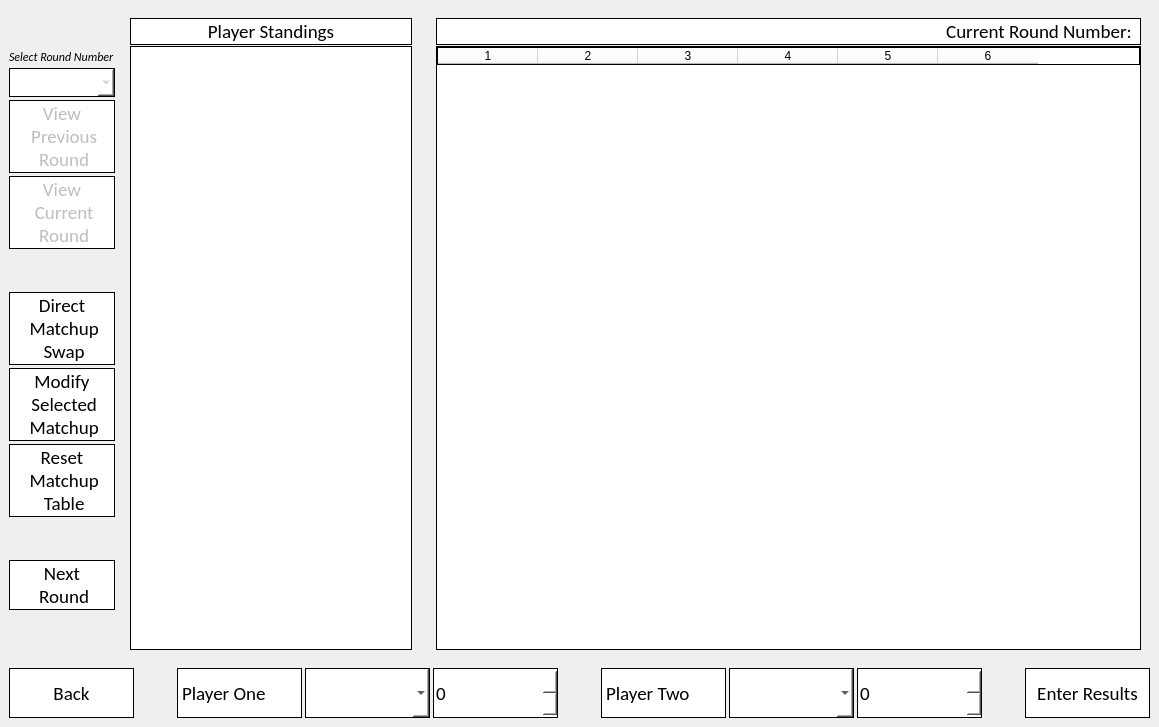
          <widget class="QWidget" name="matchupsPage">
           <layout class="QVBoxLayout" name="verticalLayout_6">
            <property name="spacing">
             <number>0</number>
            </property>
            <property name="leftMargin">
             <number>0</number>
            </property>
            <property name="topMargin">
             <number>0</number>
            </property>
            <property name="rightMargin">
             <number>0</number>
            </property>
            <property name="bottomMargin">
             <number>0</number>
            </property>
            <item>
             <widget class="QWidget" name="matchupsUpperWidget" native="true">
              <property name="minimumSize">
               <size>
                <width>100</width>
                <height>0</height>
               </size>
              </property>
              <layout class="QHBoxLayout" name="horizontalLayout_8">
               <item>
                <widget class="QWidget" name="matchupsSidebarWidget" native="true">
                 <property name="minimumSize">
                  <size>
                   <width>100</width>
                   <height>370</height>
                  </size>
                 </property>
                 <layout class="QVBoxLayout" name="verticalLayout_8">
                  <property name="spacing">
                   <number>3</number>
                  </property>
                  <property name="leftMargin">
                   <number>0</number>
                  </property>
                  <property name="topMargin">
                   <number>0</number>
                  </property>
                  <property name="rightMargin">
                   <number>0</number>
                  </property>
                  <property name="bottomMargin">
                   <number>0</number>
                  </property>
                  <item>
                   <widget class="QWidget" name="matchupsRoundWidget" native="true">
                    <property name="minimumSize">
                     <size>
                      <width>100</width>
                      <height>0</height>
                     </size>
                    </property>
                    <layout class="QVBoxLayout" name="verticalLayout_9">
                     <property name="spacing">
                      <number>3</number>
                     </property>
                     <property name="leftMargin">
                      <number>0</number>
                     </property>
                     <property name="topMargin">
                      <number>0</number>
                     </property>
                     <property name="rightMargin">
                      <number>0</number>
                     </property>
                     <property name="bottomMargin">
                      <number>0</number>
                     </property>
                     <item>
                      <spacer name="verticalSpacer_6">
                       <property name="orientation">
                        <enum>Qt::Vertical</enum>
                       </property>
                       <property name="sizeHint" stdset="0">
                        <size>
                         <width>20</width>
                         <height>40</height>
                        </size>
                       </property>
                      </spacer>
                     </item>
                     <item>
                      <widget class="QLabel" name="label">
                       <property name="minimumSize">
                        <size>
                         <width>100</width>
                         <height>13</height>
                        </size>
                       </property>
                       <property name="font">
                        <font>
                         <family>Calibri</family>
                         <italic>true</italic>
                        </font>
                       </property>
                       <property name="text">
                        <string>Select Round Number</string>
                       </property>
                      </widget>
                     </item>
                     <item>
                      <widget class="QComboBox" name="matchupsRoundNumberComboBox">
                       <property name="enabled">
                        <bool>false</bool>
                       </property>
                       <property name="minimumSize">
                        <size>
                         <width>100</width>
                         <height>27</height>
                        </size>
                       </property>
                       <property name="font">
                        <font>
                         <family>Calibri</family>
                         <pointsize>14</pointsize>
                        </font>
                       </property>
                       <property name="styleSheet">
                        <string notr="true">border: 1px solid; background:white;</string>
                       </property>
                      </widget>
                     </item>
                     <item>
                      <widget class="QPushButton" name="matchupsPreviousRoundButton">
                       <property name="enabled">
                        <bool>false</bool>
                       </property>
                       <property name="minimumSize">
                        <size>
                         <width>82</width>
                         <height>71</height>
                        </size>
                       </property>
                       <property name="font">
                        <font>
                         <family>Calibri</family>
                         <pointsize>14</pointsize>
                        </font>
                       </property>
                       <property name="styleSheet">
                        <string notr="true">border: 1px solid; background:white;</string>
                       </property>
                       <property name="text">
                        <string>View
 Previous
 Round</string>
                       </property>
                      </widget>
                     </item>
                     <item>
                      <widget class="QPushButton" name="matchupsCurrentRoundButton">
                       <property name="enabled">
                        <bool>false</bool>
                       </property>
                       <property name="minimumSize">
                        <size>
                         <width>82</width>
                         <height>71</height>
                        </size>
                       </property>
                       <property name="font">
                        <font>
                         <family>Calibri</family>
                         <pointsize>14</pointsize>
                        </font>
                       </property>
                       <property name="styleSheet">
                        <string notr="true">border: 1px solid; background:white;</string>
                       </property>
                       <property name="text">
                        <string>View
 Current
 Round</string>
                       </property>
                      </widget>
                     </item>
                    </layout>
                   </widget>
                  </item>
                  <item>
                   <spacer name="verticalSpacer_5">
                    <property name="orientation">
                     <enum>Qt::Vertical</enum>
                    </property>
                    <property name="sizeHint" stdset="0">
                     <size>
                      <width>20</width>
                      <height>40</height>
                     </size>
                    </property>
                   </spacer>
                  </item>
                  <item>
                   <widget class="QPushButton" name="matchupsDirectMatchupSwapButton">
                    <property name="font">
                     <font>
                      <family>Calibri</family>
                      <pointsize>14</pointsize>
                     </font>
                    </property>
                    <property name="toolTip">
                     <string>Set a Specific Matchup</string>
                    </property>
                    <property name="styleSheet">
                     <string notr="true">border: 1px solid; background:white;</string>
                    </property>
                    <property name="text">
                     <string>Direct
 Matchup
 Swap</string>
                    </property>
                   </widget>
                  </item>
                  <item>
                   <widget class="QPushButton" name="matchupsModifyMatchupsButton">
                    <property name="minimumSize">
                     <size>
                      <width>100</width>
                      <height>71</height>
                     </size>
                    </property>
                    <property name="font">
                     <font>
                      <family>Calibri</family>
                      <pointsize>14</pointsize>
                     </font>
                    </property>
                    <property name="toolTip">
                     <string>Change Matchup to Closest Alternative</string>
                    </property>
                    <property name="styleSheet">
                     <string notr="true">border: 1px solid; background:white;</string>
                    </property>
                    <property name="text">
                     <string>Modify
 Selected
 Matchup</string>
                    </property>
                    <property name="autoRepeat">
                     <bool>false</bool>
                    </property>
                    <property name="autoExclusive">
                     <bool>false</bool>
                    </property>
                   </widget>
                  </item>
                  <item>
                   <widget class="QPushButton" name="matchupsResetMatchupTable">
                    <property name="font">
                     <font>
                      <family>Calibri</family>
                      <pointsize>14</pointsize>
                     </font>
                    </property>
                    <property name="toolTip">
                     <string>Reset Matchups to Original Matchups</string>
                    </property>
                    <property name="styleSheet">
                     <string notr="true">border: 1px solid; background:white;</string>
                    </property>
                    <property name="text">
                     <string>Reset
 Matchup
 Table</string>
                    </property>
                   </widget>
                  </item>
                  <item>
                   <spacer name="verticalSpacer_9">
                    <property name="orientation">
                     <enum>Qt::Vertical</enum>
                    </property>
                    <property name="sizeHint" stdset="0">
                     <size>
                      <width>20</width>
                      <height>40</height>
                     </size>
                    </property>
                   </spacer>
                  </item>
                  <item>
                   <widget class="QPushButton" name="matchupsNextRoundButton">
                    <property name="minimumSize">
                     <size>
                      <width>100</width>
                      <height>48</height>
                     </size>
                    </property>
                    <property name="font">
                     <font>
                      <family>Calibri</family>
                      <pointsize>14</pointsize>
                     </font>
                    </property>
                    <property name="toolTip">
                     <string>Proceed to the Next Round</string>
                    </property>
                    <property name="styleSheet">
                     <string notr="true">border: 1px solid; background:white;</string>
                    </property>
                    <property name="text">
                     <string>Next
 Round</string>
                    </property>
                   </widget>
                  </item>
                  <item>
                   <spacer name="verticalSpacer_4">
                    <property name="orientation">
                     <enum>Qt::Vertical</enum>
                    </property>
                    <property name="sizeHint" stdset="0">
                     <size>
                      <width>20</width>
                      <height>40</height>
                     </size>
                    </property>
                   </spacer>
                  </item>
                 </layout>
                </widget>
               </item>
               <item>
                <widget class="QWidget" name="matchupsListWidget" native="true">
                 <property name="minimumSize">
                  <size>
                   <width>220</width>
                   <height>320</height>
                  </size>
                 </property>
                 <property name="maximumSize">
                  <size>
                   <width>300</width>
                   <height>16777215</height>
                  </size>
                 </property>
                 <layout class="QVBoxLayout" name="verticalLayout_7">
                  <property name="spacing">
                   <number>1</number>
                  </property>
                  <property name="bottomMargin">
                   <number>0</number>
                  </property>
                  <item>
                   <widget class="QLabel" name="matchupsListWidgetTitleLabel">
                    <property name="minimumSize">
                     <size>
                      <width>200</width>
                      <height>25</height>
                     </size>
                    </property>
                    <property name="maximumSize">
                     <size>
                      <width>16777215</width>
                      <height>16777215</height>
                     </size>
                    </property>
                    <property name="font">
                     <font>
                      <family>Calibri</family>
                      <pointsize>14</pointsize>
                     </font>
                    </property>
                    <property name="styleSheet">
                     <string notr="true">border: 1px solid; background:white;</string>
                    </property>
                    <property name="text">
                     <string>Player Standings</string>
                    </property>
                    <property name="alignment">
                     <set>Qt::AlignCenter</set>
                    </property>
                   </widget>
                  </item>
                  <item>
                   <widget class="QListWidget" name="matchupsPlayerListWidget">
                    <property name="minimumSize">
                     <size>
                      <width>200</width>
                      <height>300</height>
                     </size>
                    </property>
                    <property name="styleSheet">
                     <string notr="true">border: 1px solid; background:white;</string>
                    </property>
                   </widget>
                  </item>
                 </layout>
                </widget>
               </item>
               <item>
                <widget class="QWidget" name="matchupsTableWidget" native="true">
                 <property name="minimumSize">
                  <size>
                   <width>320</width>
                   <height>320</height>
                  </size>
                 </property>
                 <layout class="QVBoxLayout" name="verticalLayout_10">
                  <property name="spacing">
                   <number>1</number>
                  </property>
                  <property name="bottomMargin">
                   <number>0</number>
                  </property>
                  <item>
                   <widget class="QLabel" name="matchupsCurrentRoundNumberLabel">
                    <property name="minimumSize">
                     <size>
                      <width>300</width>
                      <height>25</height>
                     </size>
                    </property>
                    <property name="font">
                     <font>
                      <family>Calibri</family>
                      <pointsize>14</pointsize>
                     </font>
                    </property>
                    <property name="styleSheet">
                     <string notr="true">border: 1px solid; background:white;</string>
                    </property>
                    <property name="text">
                     <string>Current Round Number: </string>
                    </property>
                    <property name="alignment">
                     <set>Qt::AlignRight|Qt::AlignTrailing|Qt::AlignVCenter</set>
                    </property>
                   </widget>
                  </item>
                  <item>
                   <widget class="QTableWidget" name="matchupsPlayerTableWidget">
                    <property name="minimumSize">
                     <size>
                      <width>300</width>
                      <height>300</height>
                     </size>
                    </property>
                    <property name="styleSheet">
                     <string notr="true">border: 1px solid; background:white;</string>
                    </property>
                    <property name="editTriggers">
                     <set>QAbstractItemView::NoEditTriggers</set>
                    </property>
                    <property name="columnCount">
                     <number>6</number>
                    </property>
                    <attribute name="horizontalHeaderStretchLastSection">
                     <bool>false</bool>
                    </attribute>
                    <attribute name="verticalHeaderVisible">
                     <bool>false</bool>
                    </attribute>
                    <column/>
                    <column/>
                    <column/>
                    <column/>
                    <column/>
                    <column/>
                   </widget>
                  </item>
                 </layout>
                </widget>
               </item>
              </layout>
             </widget>
            </item>
            <item>
             <widget class="QWidget" name="matchupsFooterWidget" native="true">
              <property name="minimumSize">
               <size>
                <width>1036</width>
                <height>60</height>
               </size>
              </property>
              <property name="maximumSize">
               <size>
                <width>16777215</width>
                <height>16777215</height>
               </size>
              </property>
              <layout class="QHBoxLayout" name="horizontalLayout_7">
               <property name="spacing">
                <number>3</number>
               </property>
               <item>
                <widget class="QPushButton" name="matchupsBackButton">
                 <property name="minimumSize">
                  <size>
                   <width>125</width>
                   <height>50</height>
                  </size>
                 </property>
                 <property name="maximumSize">
                  <size>
                   <width>16777215</width>
                   <height>50</height>
                  </size>
                 </property>
                 <property name="font">
                  <font>
                   <family>Calibri</family>
                   <pointsize>14</pointsize>
                  </font>
                 </property>
                 <property name="toolTip">
                  <string>Go Back to the Previous Page</string>
                 </property>
                 <property name="styleSheet">
                  <string notr="true">border: 1px solid; background:white;</string>
                 </property>
                 <property name="text">
                  <string>Back</string>
                 </property>
                </widget>
               </item>
               <item>
                <spacer name="horizontalSpacer_3">
                 <property name="orientation">
                  <enum>Qt::Horizontal</enum>
                 </property>
                 <property name="sizeHint" stdset="0">
                  <size>
                   <width>40</width>
                   <height>20</height>
                  </size>
                 </property>
                </spacer>
               </item>
               <item>
                <widget class="QLabel" name="matchupsPlayerOneNameLabel">
                 <property name="minimumSize">
                  <size>
                   <width>125</width>
                   <height>50</height>
                  </size>
                 </property>
                 <property name="maximumSize">
                  <size>
                   <width>16777215</width>
                   <height>50</height>
                  </size>
                 </property>
                 <property name="font">
                  <font>
                   <family>Calibri</family>
                   <pointsize>14</pointsize>
                  </font>
                 </property>
                 <property name="styleSheet">
                  <string notr="true">border: 1px solid; background:white;</string>
                 </property>
                 <property name="text">
                  <string>Player One</string>
                 </property>
                 <property name="alignment">
                  <set>Qt::AlignLeading|Qt::AlignLeft|Qt::AlignVCenter</set>
                 </property>
                </widget>
               </item>
               <item>
                <widget class="QComboBox" name="matchupsPlayerOneComboBox">
                 <property name="minimumSize">
                  <size>
                   <width>125</width>
                   <height>50</height>
                  </size>
                 </property>
                 <property name="maximumSize">
                  <size>
                   <width>16777215</width>
                   <height>50</height>
                  </size>
                 </property>
                 <property name="font">
                  <font>
                   <family>Calibri</family>
                   <pointsize>14</pointsize>
                  </font>
                 </property>
                 <property name="toolTip">
                  <string>Input Player One's Result</string>
                 </property>
                 <property name="styleSheet">
                  <string notr="true">border: 1px solid; background:white;</string>
                 </property>
                </widget>
               </item>
               <item>
                <widget class="QSpinBox" name="matchupsPlayerOneSpinBox">
                 <property name="minimumSize">
                  <size>
                   <width>125</width>
                   <height>50</height>
                  </size>
                 </property>
                 <property name="maximumSize">
                  <size>
                   <width>16777215</width>
                   <height>50</height>
                  </size>
                 </property>
                 <property name="font">
                  <font>
                   <family>Calibri</family>
                   <pointsize>14</pointsize>
                  </font>
                 </property>
                 <property name="toolTip">
                  <string>Input Player One's Victory Points (max 12)</string>
                 </property>
                 <property name="styleSheet">
                  <string notr="true">border: 1px solid; background:white;</string>
                 </property>
                 <property name="maximum">
                  <number>12</number>
                 </property>
                </widget>
               </item>
               <item>
                <spacer name="horizontalSpacer_4">
                 <property name="orientation">
                  <enum>Qt::Horizontal</enum>
                 </property>
                 <property name="sizeHint" stdset="0">
                  <size>
                   <width>40</width>
                   <height>20</height>
                  </size>
                 </property>
                </spacer>
               </item>
               <item>
                <widget class="QLabel" name="matchupsPlayerTwoNameLabel">
                 <property name="minimumSize">
                  <size>
                   <width>125</width>
                   <height>50</height>
                  </size>
                 </property>
                 <property name="maximumSize">
                  <size>
                   <width>16777215</width>
                   <height>50</height>
                  </size>
                 </property>
                 <property name="font">
                  <font>
                   <family>Calibri</family>
                   <pointsize>14</pointsize>
                  </font>
                 </property>
                 <property name="styleSheet">
                  <string notr="true">border: 1px solid; background:white;</string>
                 </property>
                 <property name="text">
                  <string>Player Two</string>
                 </property>
                </widget>
               </item>
               <item>
                <widget class="QComboBox" name="matchupsPlayerTwoComboBox">
                 <property name="minimumSize">
                  <size>
                   <width>125</width>
                   <height>50</height>
                  </size>
                 </property>
                 <property name="maximumSize">
                  <size>
                   <width>16777215</width>
                   <height>50</height>
                  </size>
                 </property>
                 <property name="font">
                  <font>
                   <family>Calibri</family>
                   <pointsize>14</pointsize>
                  </font>
                 </property>
                 <property name="toolTip">
                  <string>Input Player Two's Result</string>
                 </property>
                 <property name="styleSheet">
                  <string notr="true">border: 1px solid; background:white;</string>
                 </property>
                </widget>
               </item>
               <item>
                <widget class="QSpinBox" name="matchupsPlayerTwoSpinBox">
                 <property name="minimumSize">
                  <size>
                   <width>125</width>
                   <height>50</height>
                  </size>
                 </property>
                 <property name="maximumSize">
                  <size>
                   <width>16777215</width>
                   <height>50</height>
                  </size>
                 </property>
                 <property name="font">
                  <font>
                   <family>Calibri</family>
                   <pointsize>14</pointsize>
                  </font>
                 </property>
                 <property name="toolTip">
                  <string>Input Player Two's Victory Points (max 12)</string>
                 </property>
                 <property name="styleSheet">
                  <string notr="true">border: 1px solid; background:white;</string>
                 </property>
                 <property name="maximum">
                  <number>12</number>
                 </property>
                </widget>
               </item>
               <item>
                <spacer name="horizontalSpacer_5">
                 <property name="orientation">
                  <enum>Qt::Horizontal</enum>
                 </property>
                 <property name="sizeHint" stdset="0">
                  <size>
                   <width>40</width>
                   <height>20</height>
                  </size>
                 </property>
                </spacer>
               </item>
               <item>
                <widget class="QPushButton" name="matchupsEnterResultsButton">
                 <property name="minimumSize">
                  <size>
                   <width>125</width>
                   <height>50</height>
                  </size>
                 </property>
                 <property name="maximumSize">
                  <size>
                   <width>16777215</width>
                   <height>50</height>
                  </size>
                 </property>
                 <property name="font">
                  <font>
                   <family>Calibri</family>
                   <pointsize>14</pointsize>
                  </font>
                 </property>
                 <property name="toolTip">
                  <string>Enter Results for the Current Matchup</string>
                 </property>
                 <property name="styleSheet">
                  <string notr="true">border: 1px solid; background:white;</string>
                 </property>
                 <property name="text">
                  <string>Enter Results</string>
                 </property>
                </widget>
               </item>
              </layout>
             </widget>
            </item>
           </layout>
          </widget>
